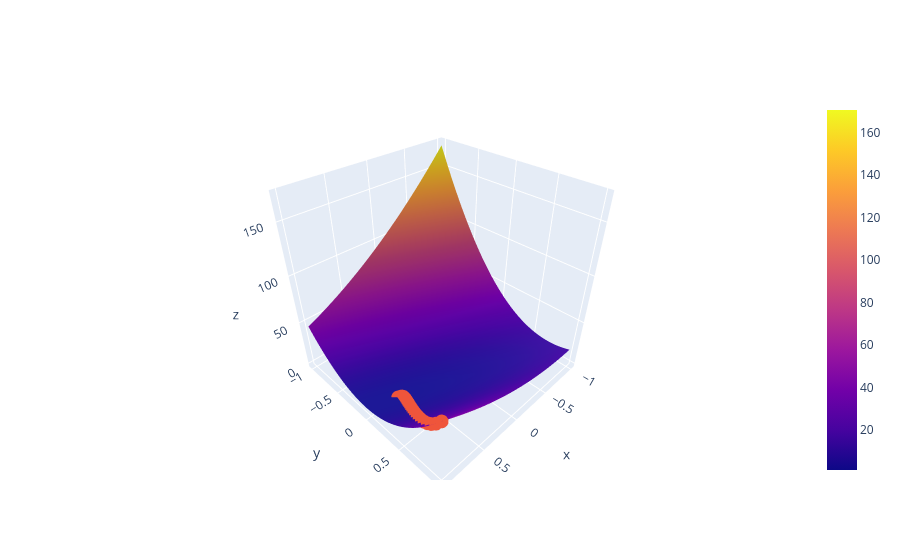

Source (notebook cell):
### Markdown cell above
❓ [isteğe bağlı] Peki ya 3D? Aşağıda aynı veriyi [plot.ly 3D kontur grafiği](https://plotly.com/python/3d-surface-plots/) üzerinde çizmeyi deneyin

### Code cell
import plotly.graph_objects as go

surface = go.Surface(
    x=range_a,
    y=range_b,
    z=Z
)

scatter = go.Scatter3d(
    x=history["a_history"],
    y=history["b_history"],
    z=history["loss_history"],
    mode="markers"
)

fig = go.Figure(data=[surface, scatter])

fig.show()
